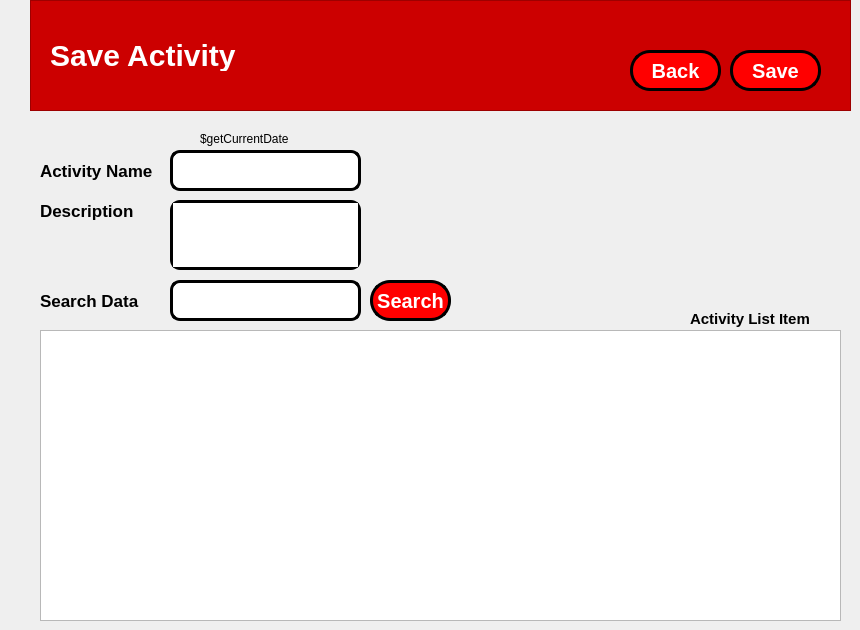
    <widget class="QWidget" name="saveActivity_4">
     <widget class="QFrame" name="frame_8">
      <property name="geometry">
       <rect>
        <x>30</x>
        <y>0</y>
        <width>821</width>
        <height>111</height>
       </rect>
      </property>
      <property name="styleSheet">
       <string notr="true">QFrame {
	background-color: rgb(204, 0, 0);
	color: white;
}</string>
      </property>
      <property name="frameShape">
       <enum>QFrame::StyledPanel</enum>
      </property>
      <property name="frameShadow">
       <enum>QFrame::Raised</enum>
      </property>
      <widget class="QLabel" name="label_29">
       <property name="geometry">
        <rect>
         <x>20</x>
         <y>40</y>
         <width>191</width>
         <height>31</height>
        </rect>
       </property>
       <property name="styleSheet">
        <string notr="true">QLabel {
	font-size: 30px;
	font-weight: bold;
}</string>
       </property>
       <property name="text">
        <string>Save Activity</string>
       </property>
      </widget>
     </widget>
     <widget class="QLabel" name="label_30">
      <property name="geometry">
       <rect>
        <x>40</x>
        <y>280</y>
        <width>101</width>
        <height>41</height>
       </rect>
      </property>
      <property name="styleSheet">
       <string notr="true">QLabel {
	font-size: 17px;
	font-weight: bold;
}</string>
      </property>
      <property name="text">
       <string>Search Data</string>
      </property>
     </widget>
     <widget class="QPushButton" name="btSaveActivityCari">
      <property name="geometry">
       <rect>
        <x>370</x>
        <y>280</y>
        <width>81</width>
        <height>41</height>
       </rect>
      </property>
      <property name="cursor">
       <cursorShape>PointingHandCursor</cursorShape>
      </property>
      <property name="layoutDirection">
       <enum>Qt::LeftToRight</enum>
      </property>
      <property name="styleSheet">
       <string notr="true">QPushButton {
	border-radius: 20px;
	background: red;
	color: white;
	font-weight: bold;
	font-size: 20px;
	border: 3px solid black;
	display: flex;
   	flex-direction: column;
  	align-items: center; 
  	text-align: center;
}

QPushButton:hover {
    background: qradialgradient(
        cx: 0.3, cy: -0.4, fx: 0.3, fy: -0.4,
        radius: 1.35, stop: 0 #fff, stop: 1 #bbb
        );
	color: black;
	border: 3px solid black;
    }

QPushButton:pressed {
    border-style: inset;
    background: qradialgradient(
        cx: 0.4, cy: -0.1, fx: 0.4, fy: -0.1,
        radius: 1.35, stop: 0 #fff, stop: 1 #ddd
        );
    }

QPushButton::icon {
    margin-bottom: 5px; 
}
</string>
      </property>
      <property name="text">
       <string>Search</string>
      </property>
      <property name="iconSize">
       <size>
        <width>50</width>
        <height>50</height>
       </size>
      </property>
      <property name="flat">
       <bool>false</bool>
      </property>
     </widget>
     <widget class="QTableView" name="tbSaveActivityTabel">
      <property name="geometry">
       <rect>
        <x>40</x>
        <y>330</y>
        <width>801</width>
        <height>291</height>
       </rect>
      </property>
     </widget>
     <widget class="QLabel" name="txtSaveActivityTanggal">
      <property name="geometry">
       <rect>
        <x>200</x>
        <y>130</y>
        <width>151</width>
        <height>17</height>
       </rect>
      </property>
      <property name="text">
       <string>$getCurrentDate</string>
      </property>
     </widget>
     <widget class="QPushButton" name="btSaveActivityKembali">
      <property name="geometry">
       <rect>
        <x>630</x>
        <y>50</y>
        <width>91</width>
        <height>41</height>
       </rect>
      </property>
      <property name="cursor">
       <cursorShape>PointingHandCursor</cursorShape>
      </property>
      <property name="layoutDirection">
       <enum>Qt::LeftToRight</enum>
      </property>
      <property name="styleSheet">
       <string notr="true">QPushButton {
	border-radius: 20px;
	background: red;
	color: white;
	font-weight: bold;
	font-size: 20px;
	border: 3px solid black;
	display: flex;
   	flex-direction: column;
  	align-items: center; 
  	text-align: center;
}

QPushButton:hover {
    background: qradialgradient(
        cx: 0.3, cy: -0.4, fx: 0.3, fy: -0.4,
        radius: 1.35, stop: 0 #fff, stop: 1 #bbb
        );
	color: black;
	border: 3px solid black;
    }

QPushButton:pressed {
    border-style: inset;
    background: qradialgradient(
        cx: 0.4, cy: -0.1, fx: 0.4, fy: -0.1,
        radius: 1.35, stop: 0 #fff, stop: 1 #ddd
        );
    }

QPushButton::icon {
    margin-bottom: 5px; 
}
</string>
      </property>
      <property name="text">
       <string>Back</string>
      </property>
      <property name="iconSize">
       <size>
        <width>50</width>
        <height>50</height>
       </size>
      </property>
      <property name="flat">
       <bool>false</bool>
      </property>
     </widget>
     <widget class="QLineEdit" name="txtSaveActivityCari">
      <property name="geometry">
       <rect>
        <x>170</x>
        <y>280</y>
        <width>191</width>
        <height>41</height>
       </rect>
      </property>
      <property name="styleSheet">
       <string notr="true">QLineEdit {
	border-radius: 10px;
	border: 3px solid black;
}</string>
      </property>
     </widget>
     <widget class="QLineEdit" name="txtSaveActivityNama">
      <property name="geometry">
       <rect>
        <x>170</x>
        <y>150</y>
        <width>191</width>
        <height>41</height>
       </rect>
      </property>
      <property name="styleSheet">
       <string notr="true">QLineEdit {
	border-radius: 10px;
	border: 3px solid black;
}</string>
      </property>
     </widget>
     <widget class="QLabel" name="label_31">
      <property name="geometry">
       <rect>
        <x>40</x>
        <y>150</y>
        <width>121</width>
        <height>41</height>
       </rect>
      </property>
      <property name="styleSheet">
       <string notr="true">QLabel {
	font-size: 17px;
	font-weight: bold;
}</string>
      </property>
      <property name="text">
       <string>Activity Name</string>
      </property>
     </widget>
     <widget class="QLabel" name="lbGetData_5">
      <property name="geometry">
       <rect>
        <x>690</x>
        <y>310</y>
        <width>151</width>
        <height>17</height>
       </rect>
      </property>
      <property name="styleSheet">
       <string notr="true">QLabel {
	font-size: 15px;
	font-weight: bold;
}</string>
      </property>
      <property name="text">
       <string>Activity List Item</string>
      </property>
     </widget>
     <widget class="QPushButton" name="btSaveActivitySimpan">
      <property name="geometry">
       <rect>
        <x>730</x>
        <y>50</y>
        <width>91</width>
        <height>41</height>
       </rect>
      </property>
      <property name="cursor">
       <cursorShape>PointingHandCursor</cursorShape>
      </property>
      <property name="layoutDirection">
       <enum>Qt::LeftToRight</enum>
      </property>
      <property name="styleSheet">
       <string notr="true">QPushButton {
	border-radius: 20px;
	background: red;
	color: white;
	font-weight: bold;
	font-size: 20px;
	border: 3px solid black;
	display: flex;
   	flex-direction: column;
  	align-items: center; 
  	text-align: center;
}

QPushButton:hover {
    background: qradialgradient(
        cx: 0.3, cy: -0.4, fx: 0.3, fy: -0.4,
        radius: 1.35, stop: 0 #fff, stop: 1 #bbb
        );
	color: black;
	border: 3px solid black;
    }

QPushButton:pressed {
    border-style: inset;
    background: qradialgradient(
        cx: 0.4, cy: -0.1, fx: 0.4, fy: -0.1,
        radius: 1.35, stop: 0 #fff, stop: 1 #ddd
        );
    }

QPushButton::icon {
    margin-bottom: 5px; 
}
</string>
      </property>
      <property name="text">
       <string>Save</string>
      </property>
      <property name="iconSize">
       <size>
        <width>50</width>
        <height>50</height>
       </size>
      </property>
      <property name="flat">
       <bool>false</bool>
      </property>
     </widget>
     <widget class="QLabel" name="label_54">
      <property name="geometry">
       <rect>
        <x>40</x>
        <y>190</y>
        <width>121</width>
        <height>41</height>
       </rect>
      </property>
      <property name="styleSheet">
       <string notr="true">QLabel {
	font-size: 17px;
	font-weight: bold;
}</string>
      </property>
      <property name="text">
       <string>Description</string>
      </property>
     </widget>
     <widget class="QTextEdit" name="txtSaveActivityKet">
      <property name="geometry">
       <rect>
        <x>170</x>
        <y>200</y>
        <width>191</width>
        <height>70</height>
       </rect>
      </property>
      <property name="styleSheet">
       <string notr="true">QTextEdit {
	border-radius: 10px;
	border: 3px solid black;
}</string>
      </property>
     </widget>
    </widget>
